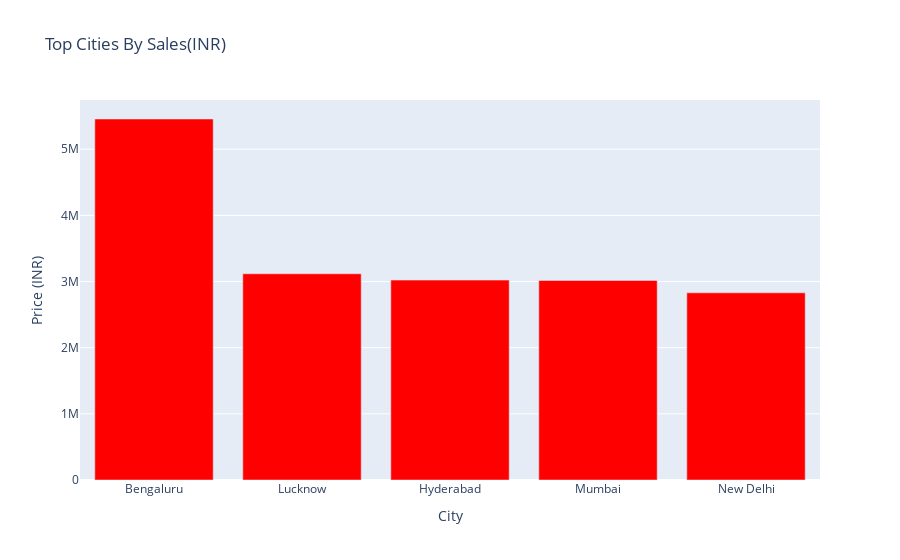

This figure's notebook cell:
### Code cell
Top5city=df.groupby("City")["Price (INR)"].sum().nlargest(5).sort_values(ascending=False).reset_index()
fig=px.bar(Top5city,x=Top5city["City"],y=Top5city["Price (INR)"],title="Top Cities By Sales(INR)",color_discrete_sequence=["red"])
fig.show()

### Figure 1 — Plotly figure (JSON) as saved in the notebook; plotly's stock layout.template omitted (floating-point values rounded to 4 significant figures)
{"data": [{"hovertemplate": "City=%{x}<br>Price (INR)=%{y}<extra></extra>", "legendgroup": "", "marker": {"color": "red", "pattern": {"shape": ""}}, "name": "", "orientation": "v", "showlegend": false, "textposition": "auto", "type": "bar", "x": ["Bengaluru", "Lucknow", "Hyderabad", "Mumbai", "New Delhi"], "xaxis": "x", "y": [5457000.0, 3117000.0, 3022000.0, 3016000.0, 2829000.0], "yaxis": "y"}], "layout": {"barmode": "relative", "legend": {"tracegroupgap": 0}, "title": {"text": "Top Cities By Sales(INR)"}, "xaxis": {"anchor": "y", "domain": [0, 1], "title": {"text": "City"}}, "yaxis": {"anchor": "x", "domain": [0, 1], "title": {"text": "Price (INR)"}}}}
